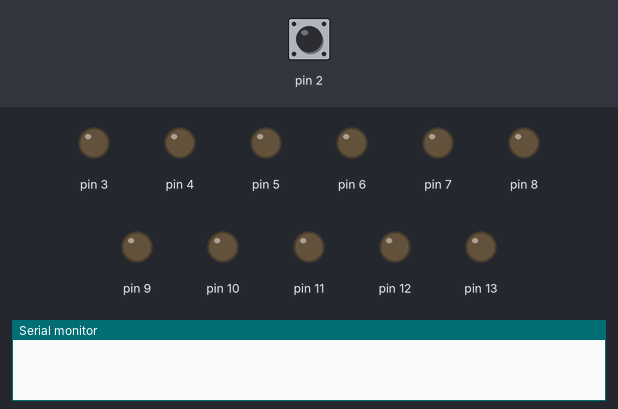
This sketch was run on a simulated Arduino Uno, built with avr-gcc and run on an emulated ATmega328P. Parts: output pins drawn as LEDs (lit = HIGH), the last lines printed to the serial monitor. Inputs (shaded band) come from the test bench; at power-on: pin 2 HIGH.

Above: at 1.2 s.
1.3 s: pin 2 pulled LOW for 0.15 s
At 1.37 s:
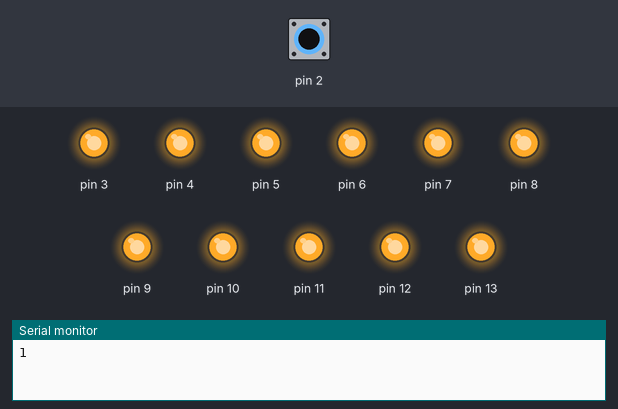
2.9 s: pin 2 pulled LOW for 3.2 s
At 7.5 s:
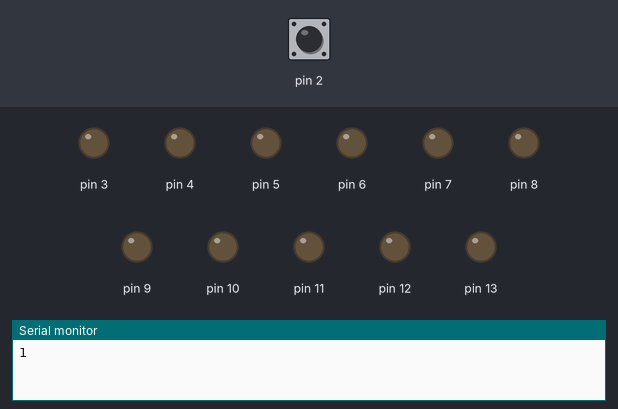
Timing chart, 0 to 9.0 s (numbered marks = the images above; inputs shaded):
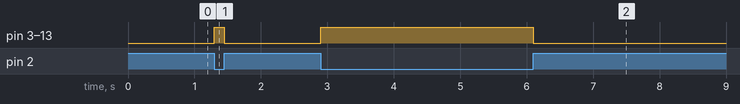

Measured:
- after the input at 1.3 s, pin 3–13: LOW → HIGH at once, → LOW 0.15 s later
- after the input at 2.9 s, pin 3–13: LOW → HIGH at once, → LOW 3.2 s later

The sketch:

Act5.ino
```cpp
void setup() {
  Serial.begin(9600);
  pinMode(2, INPUT_PULLUP);
  pinMode(3, OUTPUT);
  pinMode(4, OUTPUT);
  pinMode(5, OUTPUT);
  pinMode(6, OUTPUT);
  pinMode(7, OUTPUT);
  pinMode(8, OUTPUT);
  pinMode(9, OUTPUT);
  pinMode(10, OUTPUT);
  pinMode(11, OUTPUT);
  pinMode(12, OUTPUT);
  pinMode(13, OUTPUT);
}
int count = 0;
void loop() {
  if (digitalRead(2) == 0) {
    digitalWrite(3, 1);
    digitalWrite(4, 1);
    digitalWrite(5, 1);
    digitalWrite(6, 1);
    digitalWrite(7, 1);
    digitalWrite(8, 1);
    digitalWrite(9, 1);
    digitalWrite(10, 1);
    digitalWrite(11, 1);
    digitalWrite(12, 1);
    digitalWrite(13, 1);
  } else {
    digitalWrite(3, 0);
    digitalWrite(4, 0);
    digitalWrite(5, 0);
    digitalWrite(6, 0);
    digitalWrite(7, 0);
    digitalWrite(8, 0);
    digitalWrite(9, 0);
    digitalWrite(10, 0);
    digitalWrite(11, 0);
    digitalWrite(12, 0);
    digitalWrite(13, 0);
    if (digitalRead(2) == 0) {
      count++;
      Serial.println(count);
    }
  }
}
```
